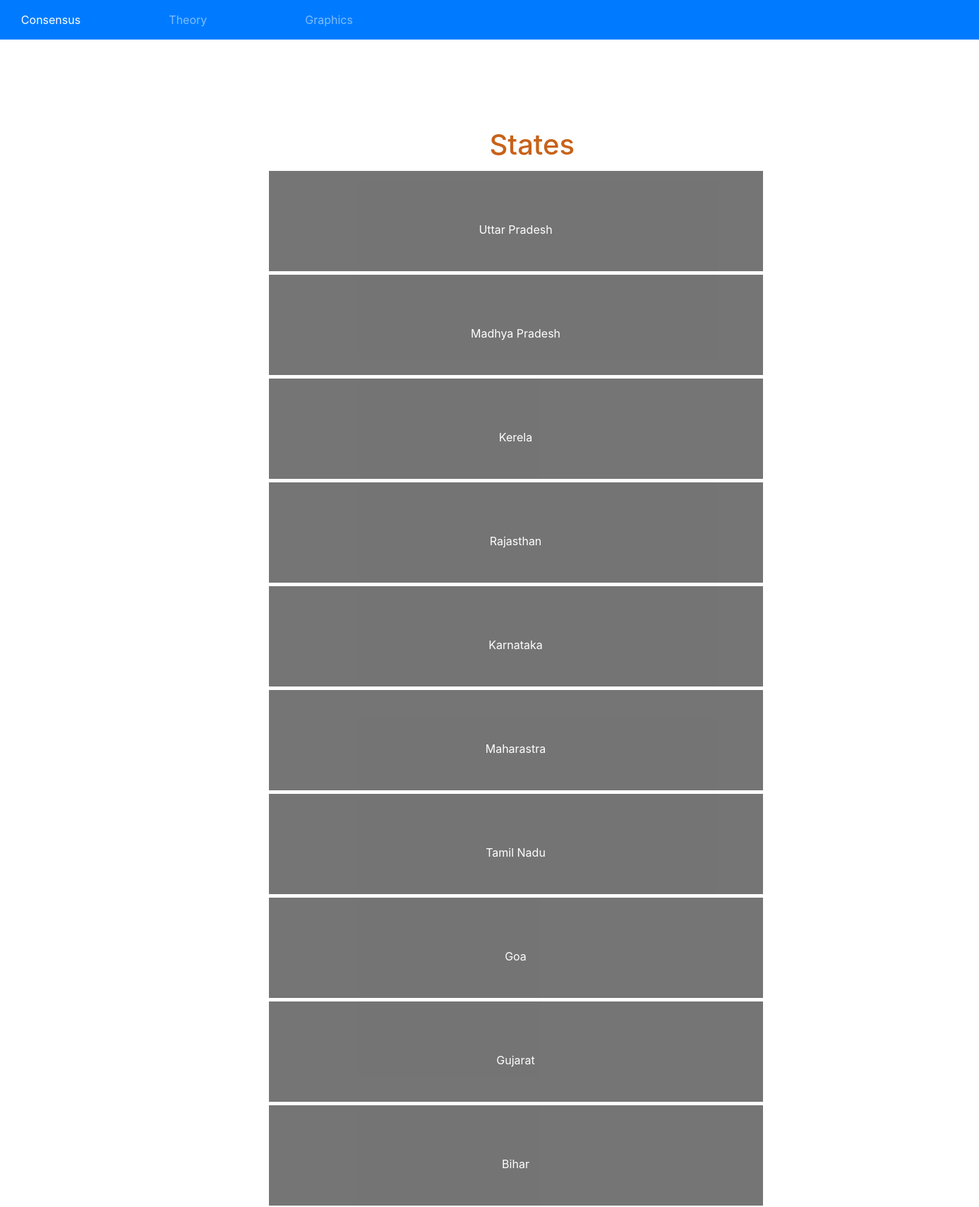
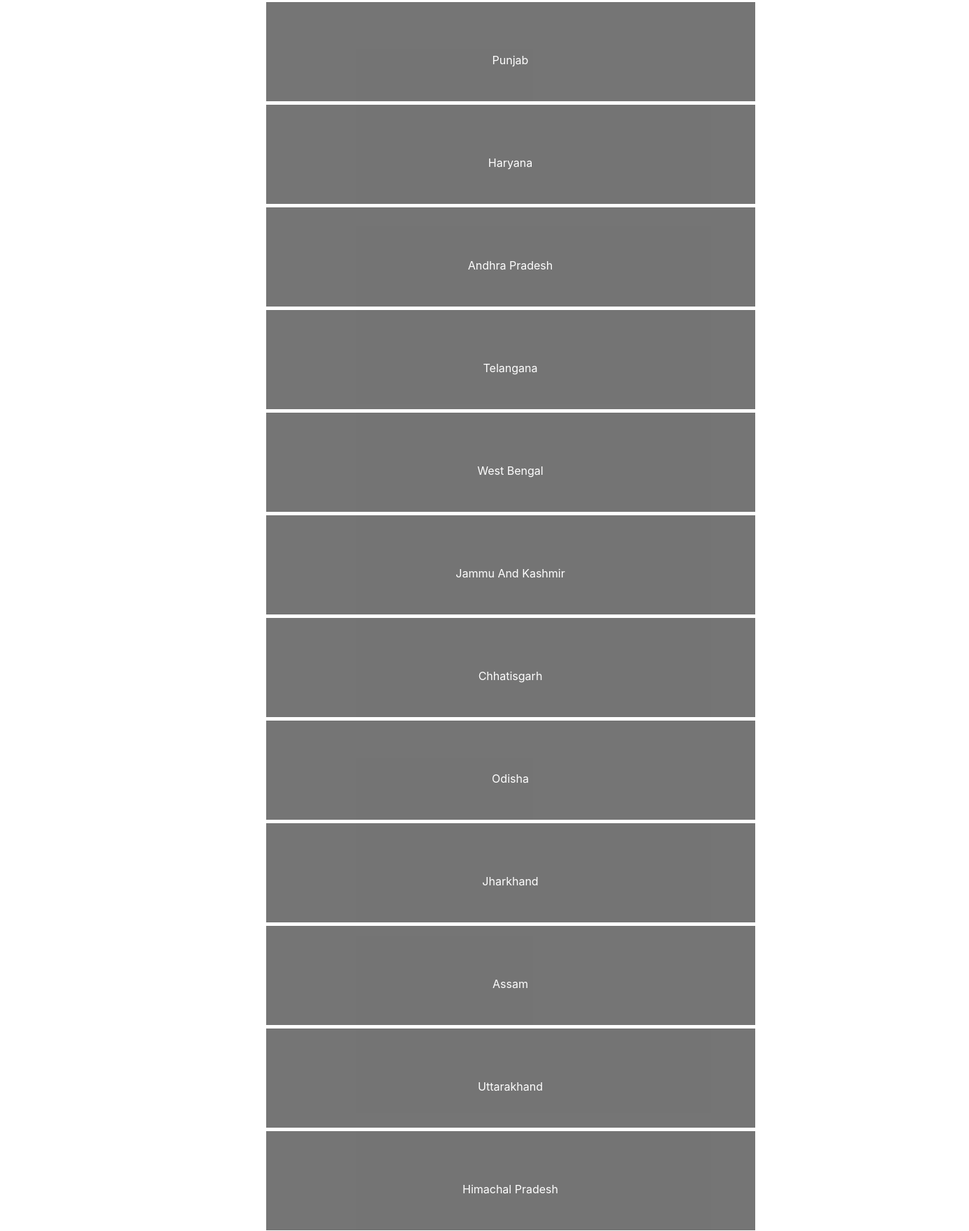
The page / (upper part) on the database its author committed (2 pictures, top to bottom).
### states/models.py (models this page shows, shortened)
class State(models.Model):
    name = models.CharField(max_length=100)
    API = models.DecimalField(max_digits=10,decimal_places=2)
    WaterPh = models.DecimalField(max_digits=10,decimal_places=2)
    HDI = models.DecimalField(max_digits=10,decimal_places=2)
    PerCapitaIncome = models.DecimalField(max_digits=10,decimal_places=2)
    Photo=models.CharField(max_length=500)
    latitude=models.DecimalField(max_digits=10,decimal_places=6)
    longitude=models.DecimalField(max_digits=10,decimal_places=6)

### states/views.py (the view)
# urls.py: path('', views.state_list, name='state_list'),
def state_list(request):
    states = State.objects.all()
    return render(request, 'state/state_list.html', {'states':states})

### states/templates/state/state_list.html
{% extends 'state/base.html' %}
{% load static %}
{% block content %}
                    <div class="content container list" >
                            <div class="row">
                                <div class="col-md-8">
                    {% for state in states %}
                    <a style="text-decoration: none;" href="{% url 'state_detail' pk=state.pk %}">    <div class="bton">
                                <p>{{ state.name }}</p>
                        </div></a>
                    {% endfor %}
                </div>
            </div>
        </div>
        {% endblock %}

### states/templates/state/base.html (shortened to what this page needs)
{% load static %}
<html>
        <head>
                <link rel="stylesheet" href="{% static 'css/static.css' %}">
                <link href='https://api.mapbox.com/mapbox-gl-js/v0.53.0/mapbox-gl.css' rel='stylesheet' />
  <link rel="stylesheet" href="https://maxcdn.bootstrapcdn.com/bootstrap/4.2.1/css/bootstrap.min.css">
            </head>
            <body>
                    <nav class="navbar navbar-expand-sm bg-primary navbar-dark">
                            <ul class="navbar-nav">
                              <li class="nav-item active">
                                <a class="nav-link" style="padding-left:15%" href="http://127.0.0.1:8000/">Consensus</a>
                              </li>
                              <li class="nav-item" style="padding-left:50%">
                                <a class="nav-link" href="http://127.0.0.1:8000/two-factor-theory">Theory</a>
                              </li>
                              <li class="nav-item" style="padding-left:50%">
                                <a class="nav-link" href="http://127.0.0.1:8000/graphs">Graphics</a>
                              </li>
                            </ul>
                          </nav>
                    <div class="content container base-container">
                            <div class="page-header">
                                    <h1 style="margin-left:50%;"><a href="/">States</a></h1>
                                </div>
                        <div class="row">
                            <div class="col-md-12">
                            {% block content %}
                            {% endblock %}
                            </div>
                        </div>
                    </div>
                </body>
</html>

### states/migrations/static/css/static.css (style rules this page uses)
h1 a, h2 a { color: #C25100; }

### states/templates/state/base.html (style rules this page uses)
body { background-image: url('http://www.electrogarden.com/music/egn/skins/ProJam_Dark/images/world_map_black.jpg'); background-repeat: no-repeat; background-attachment: fixed; background-size: cover; }
.bton { background-color:black; border: none; color: white; text-align: center; font-size: 16px; margin: 4px 2px; opacity: 0.6; transition: 0.3s; padding: 10%; margin:5px; height: 100px; }
.list { margin-left:20%; transition: 0.3s; }
.base-container { background-color:white; opacity: 0.9; padding-top:4%; padding-bottom:4%; border-radius:5px; margin-top:5%; }
.nav-item { float:right; }

### rows shown on the page
State: name "Uttar Pradesh"
State: name "Madhya Pradesh"
State: name "Kerela"
State: name "Rajasthan"
State: name "Karnataka"
State: name "Maharastra"
State: name "Tamil Nadu"
State: name "Goa"
State: name "Gujarat"
State: name "Bihar"
State: name "Punjab"
State: name "Haryana"
State: name "Andhra Pradesh"
State: name "Telangana"
State: name "West Bengal"
State: name "Jammu And Kashmir"
State: name "Chhatisgarh"
State: name "Odisha"
State: name "Jharkhand"
State: name "Assam"
State: name "Uttarakhand"
State: name "Himachal Pradesh"
